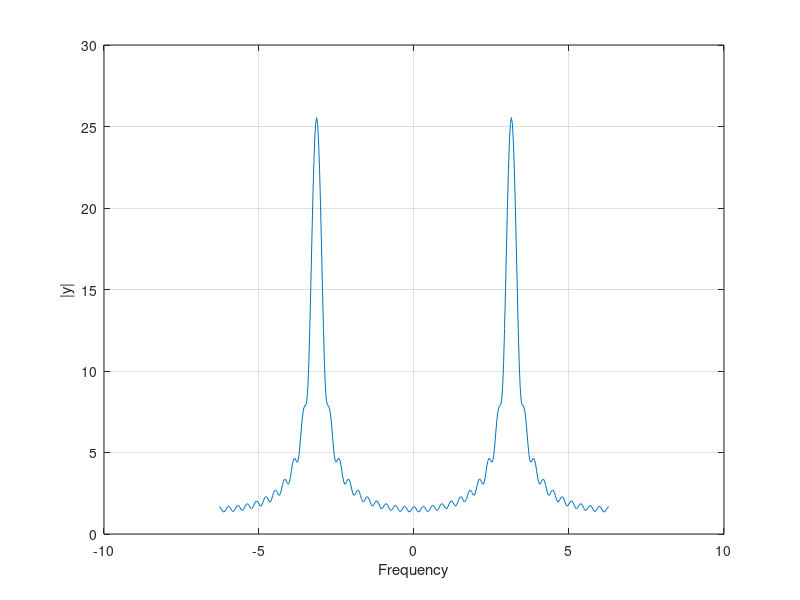
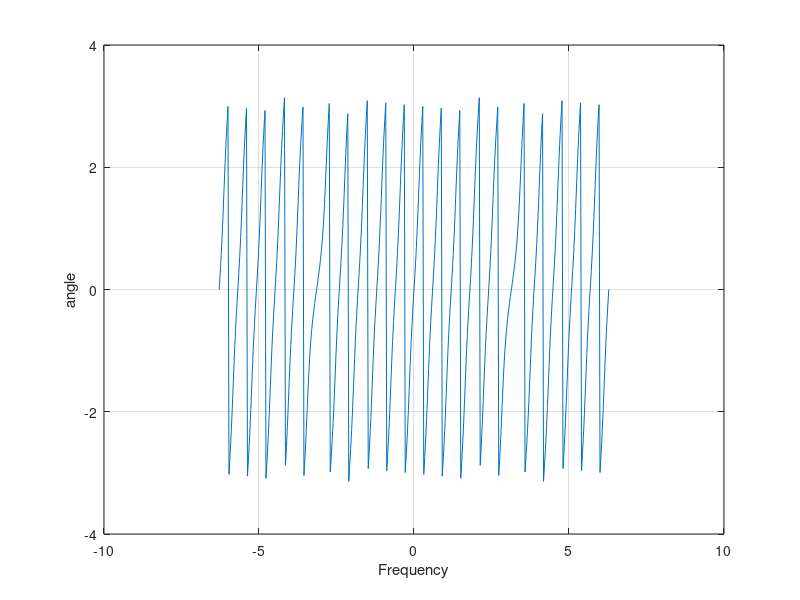
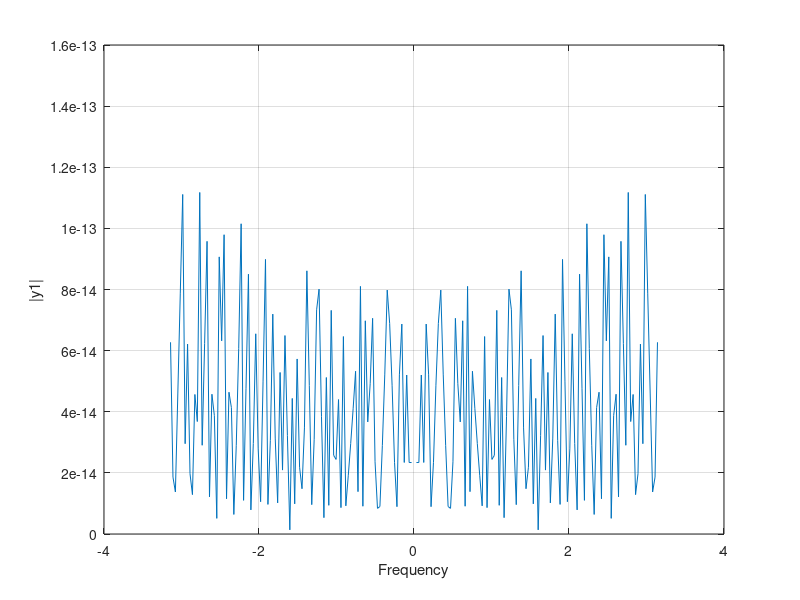
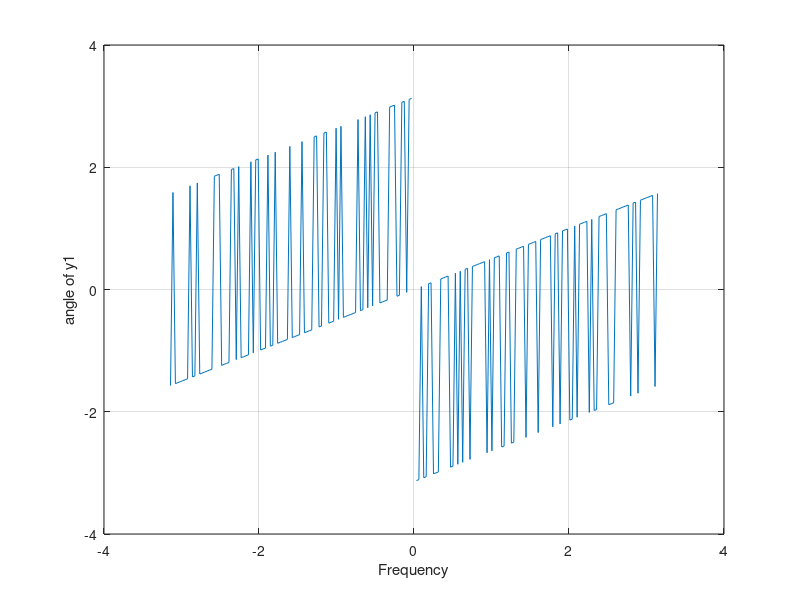

The MATLAB script that drew these images, in order:
%% example1:x(n) = (0.9)^n
clear;
close all;
n = -10 : 10;
x = (-0.9) .^ n;
k = -200 : 200;
w = (pi / 100) * k;
y = x*(exp((-1i) * pi / 100)) .^ (n' * k);
magy = abs(y);
angy = angle(y);

figure;
plot(w, magy);
xlabel('Frequency');
ylabel('|y|');
grid on;

figure;
plot(w, angy);
xlabel('Frequency');
ylabel('angle');
grid on;

%% example2 x(n) = R6(n)
clear;
close all;
n1 = 600;
%x1 = [1 1 1 1 1 1];
x1 = ones(1, n1);
k1 = -100 : 100;
w1 = (pi / 100) * k1;
y1 = (exp( (-1i) * ((n1 - 1) / 2) * w1) .* sin(n1 * w1 / 2) ./ sin(w1 / 2));


magy1 = abs(y1);
angy1 = angle(y1);

figure;
plot(w1, magy1);
xlabel('Frequency');
ylabel('|y1|');
grid on;

figure;
plot(w1, angy1);
xlabel('Frequency');
ylabel('angle of y1');
grid on;

figure;
plot(real(y1), imag(y1), 'xr');
grid on

